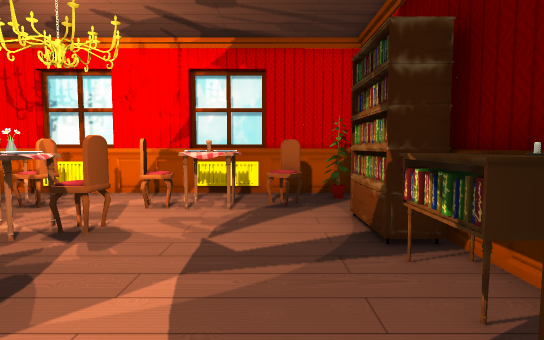
[1] (above)

18 first-person views from a walk through a 3-D level made in the Unity game engine. The camera is 1.5 m above the floor, tilts 4° down and sees 80° across. The floor is counted in squares, 1 m on a side. Each view is taken from the middle of a square. On the plan, view 1 faces up. The plan holds only what a view shows up to about 15 squares ahead; the rest is blank. The place goes on beyond the plan. The player is left out. Some animated figures are left out. Door leaves are left out, so doorways stand open. Some surface patterns are stand-ins.

[2]
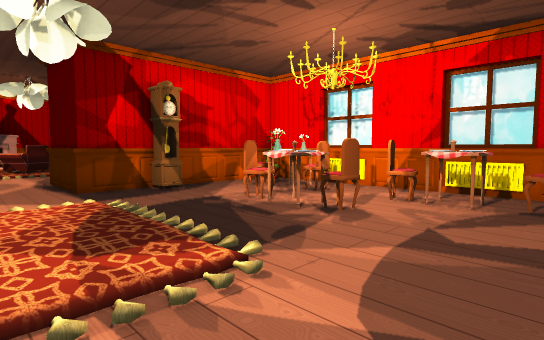

[3]
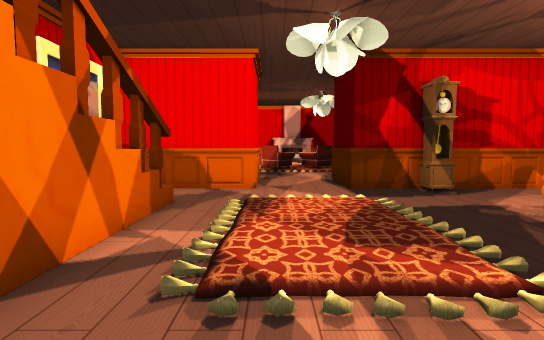

[4]
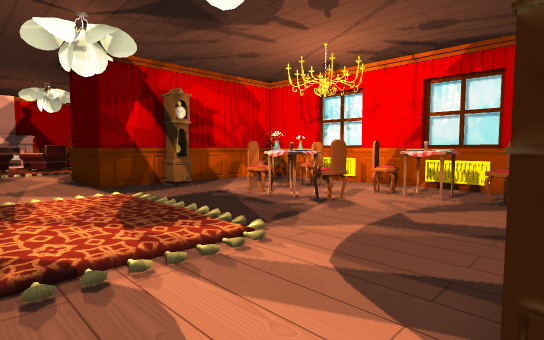

[5]
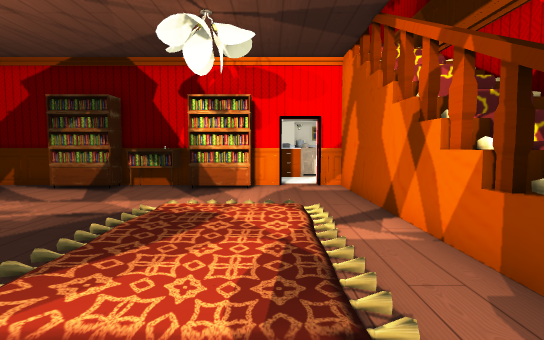

[6]
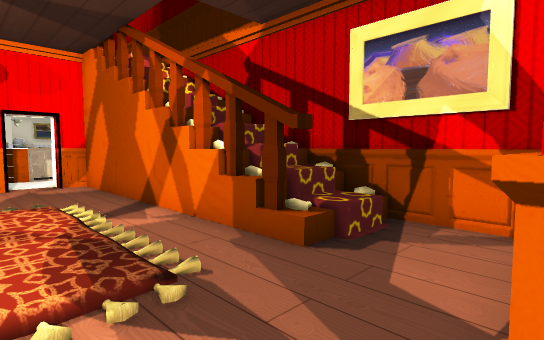

[7]
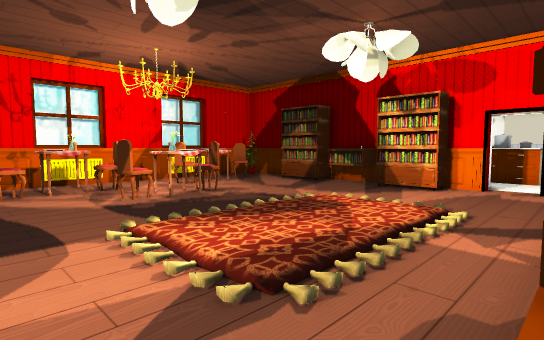

[8]
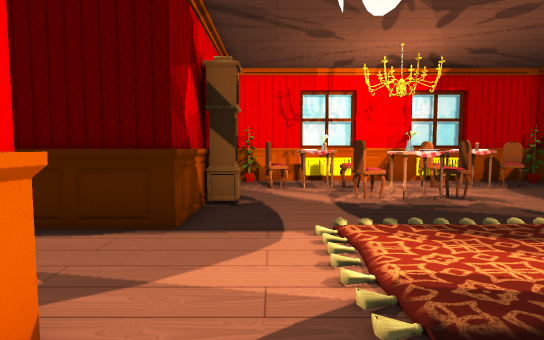

[9]
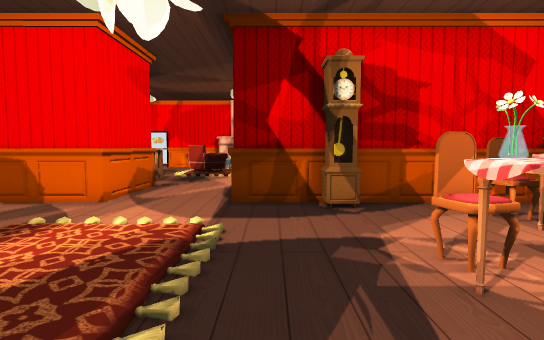

[10]
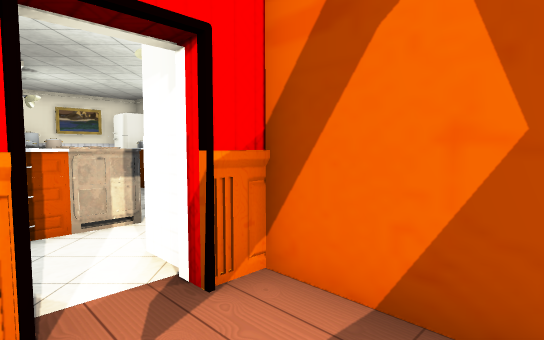

[11]
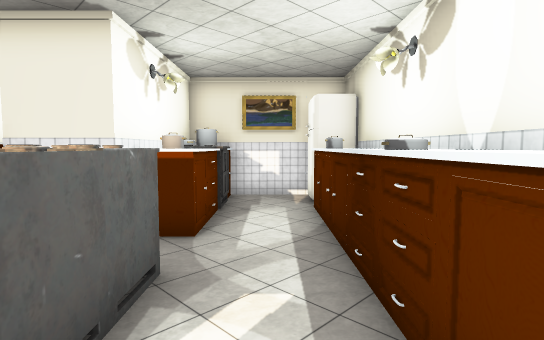

[12]
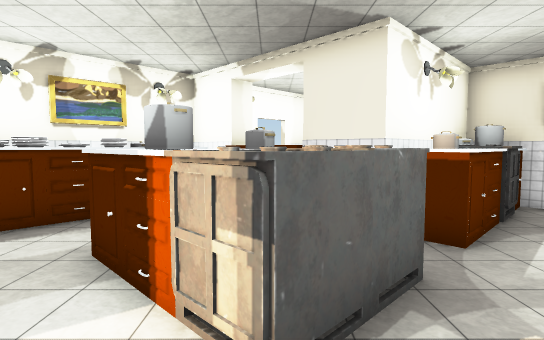

[13]
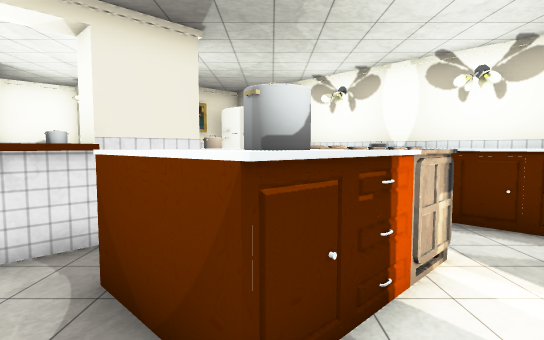

[14]
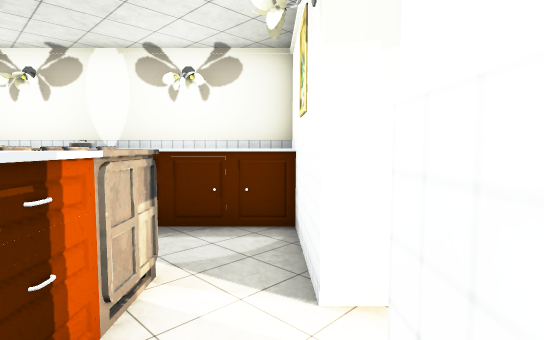

[15]
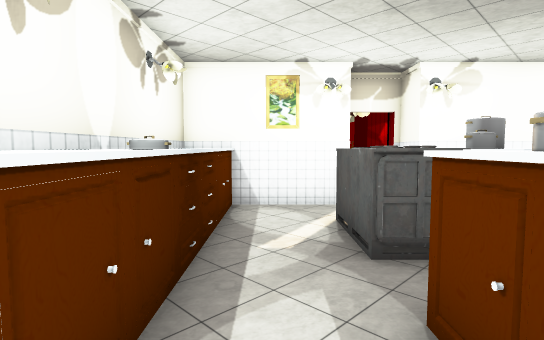

[16]
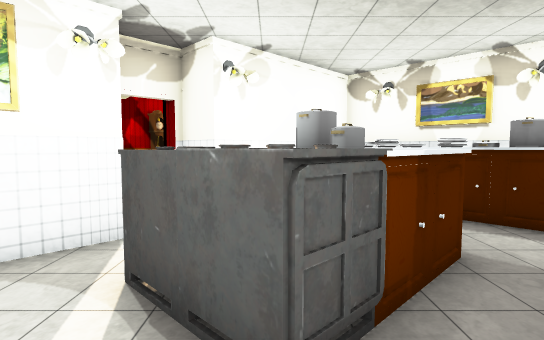

[17]
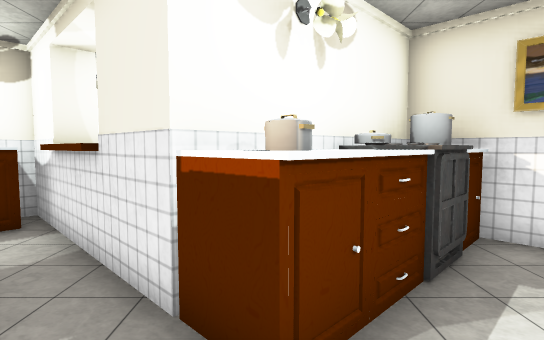

[18]
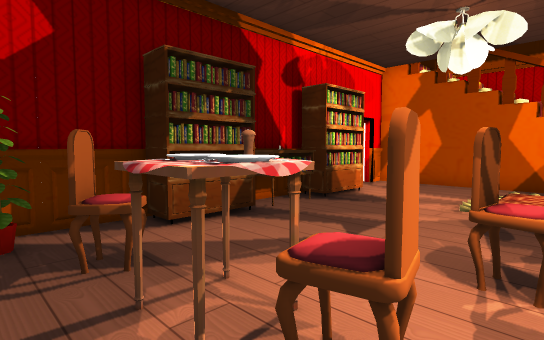

### Floor plan
Points are (right, up) in squares from view 1. A wall is a line through its corners. A room is listed if a view was taken in it or the views show most of it. See-through windows are left out.
Room 1 (views 1, 2, 3, 4, 5, 6, 7, 8, 9, 10, 18)
walls: (1.6, 2.6) (2.7, 2.6) (2.7, 4.2) (1.6, 4.2); (2.8, 2.6) (1.7, 2.6) (1.7, 4.2) (2.4, 4.2); (2.9, 1.6) (2.9, 5.3); (-7.9, -3.7) (2.9, -3.7) (2.9, -3); (2.9, 6.9) (2.9, 10.6) (-10.8, 10.6) (-10.8, 1.9) (-13.5, 1.9); (-5.1, 11.1) (-6.2, 11.1); (2.9, -1.4) (2.9, -0.1); (-6.4, 11.1) (-7.7, 11.1); (-0.1, 11.1) (-2.7, 11.1); (-13.5, -1.6) (-10.8, -1.6) (-10.8, -4.5)
low walls: (-7.9, -4.5) (-7.9, -3.7)
ways out: open door at (3, -2) to room 2; opening at (-9.5, -4) to room 3; gap at (-7, -4) to room 3; open door at (-7.5, 4); open door at (-2.5, 4); open door at (2.7, 8.7)
objects: other object (-10, 4) to (-10, 5); other object (-10, 10); other object (-9, 8) to (-8, 8); other object (-8, -2) to (-2, 2); other object (-7, 9); other object (-6, 5) to (-6, 6); other object (-6, 8) to (-6, 9); other object (-5, 5); other object (-5, 6); other object (-4, 6) to (-3, 6); other object (-3, 8); other object (-2, 9); other object (-1, 9); other object (0, 8) to (1, 9); other object (2, 0) to (2, 2); other object (2, 5) to (2, 7); other object (2, 10)
Room 2 (views 11, 12, 13, 14, 15, 16, 17)
walls: (9.4, -6.1) (11.6, -6.1); (8.8, -1.5) (8.8, -2.6); (9.4, -7.3) (11.5, -7.3); (10.2, -0.6) (10.2, 1.9); (4.5, -6.1) (6.6, -6.1); (2.9, -3) (4.6, -3) (4.6, -7.3) (6.6, -7.3); (13.6, -2.4) (10.3, -2.4) (10.3, 1.5); (8.6, 2.3) (7.4, 2.3); (4.6, 1.8) (4.6, -1.2) (3.2, -1.2); (15.2, -3.7) (13.9, -3.7); (15.2, -6.4) (15.2, -3.1)
ways out: open door at (3, -2) to room 1; opening at (5.5, 1); opening at (9, 1); open door at (7, 1)
objects: other object (6, -4) to (7, -2); other object (6, -2); other object (6, -1) to (7, 0); other object (7, -7) to (8, -6); other object (8, -4) to (9, -3); other object (8, -1) to (9, 0); other object (9, -7) to (9, -6); other object (10, -4) to (11, -3); other object (12, -7) to (13, -6); other object (12, -4) to (12, -3); other object (13, -4) to (13, -3); other object (14, -6)
Room 3 (no view inside)
walls: (-10.8, -4.5) (-10.8, -6.5); (-7.1, -6) (-7.1, -4.6); (-10.5, -6.6) (-5.1, -6.6); (-6, -6) (-6, -5.4)
low walls: (-8.1, -6) (-8.1, -4.6)
ways out: opening at (-9.5, -4) to room 1; gap at (-7, -4) to room 1

Where each view was taken, in squares from view 1:
view 1: 0 up, 0 right, facing up
view 2: 1 down, 1 right, facing up-left
view 3: 1 down, 1 right, facing left
view 4: 2 down, 2 right, facing up-left
view 5: 1 down, 10 left, facing right
view 6: 0 up, 11 left, facing down-right
view 7: 4 down, 10 left, facing up-right
view 8: 4 down, 9 left, facing up
view 9: 3 up, 2 left, facing left
view 10: 1 down, 0 right, facing down-right
view 11: 5 down, 5 right, facing right
view 12: 5 down, 5 right, facing up-right
view 13: 1 up, 5 right, facing down-right
view 14: 0 up, 5 right, facing down
view 15: 5 down, 13 right, facing left
view 16: 5 down, 10 right, facing up-left
view 17: 5 down, 9 right, facing up-right
view 18: 10 up, 4 left, facing down-right
